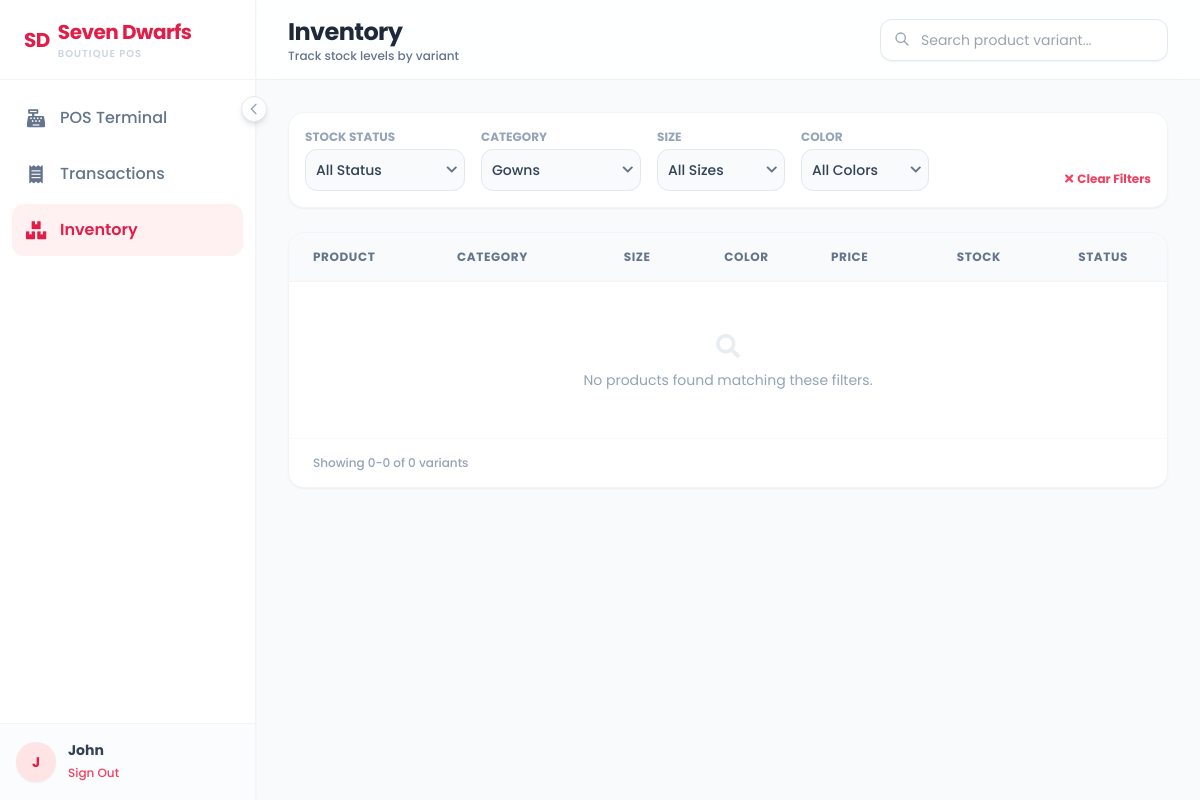
/cashier_inventory.php?category=15 (signed in), run on an earlier commit of the app's database.
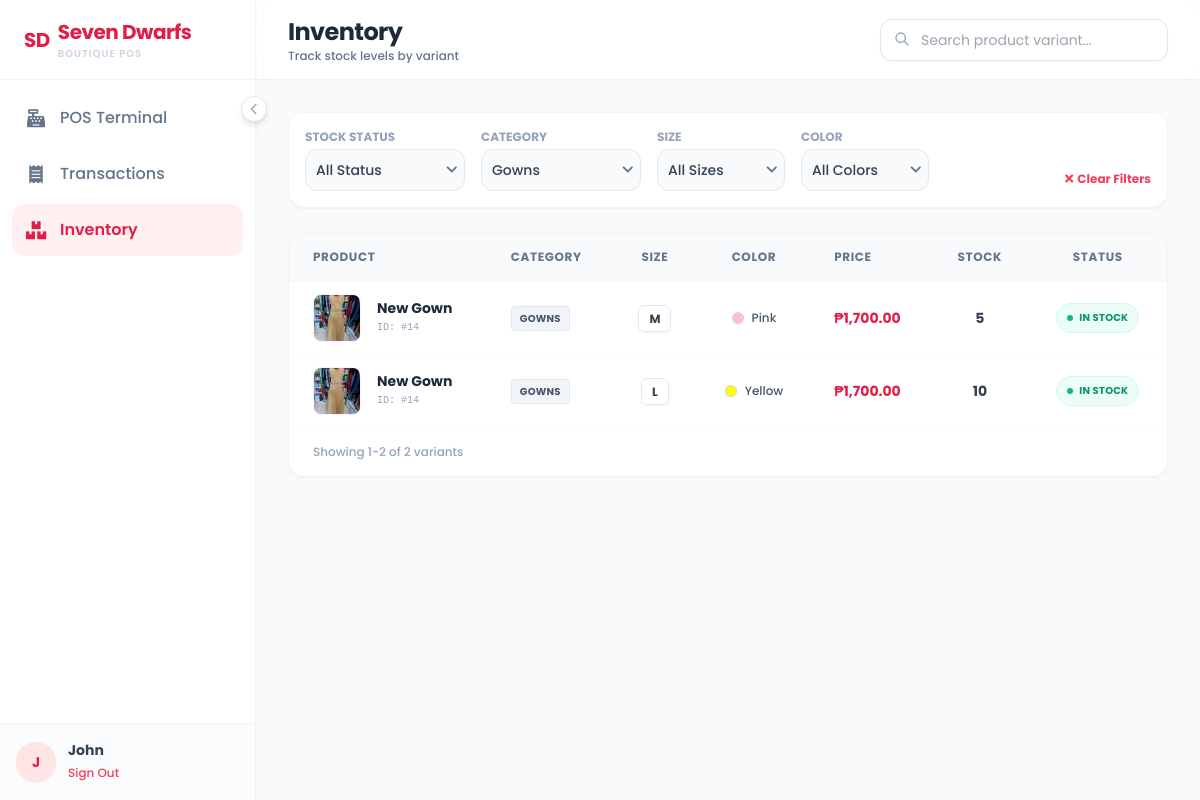
And on a later commit of the database.
### tables this page shows
CREATE TABLE `products` (
  `product_id` int(11) NOT NULL,
  `product_name` varchar(255) DEFAULT NULL,
  `description` text DEFAULT NULL,
  `price_id` int(11) DEFAULT NULL,
  `stocks` int(11) DEFAULT NULL,
  `category_id` int(11) DEFAULT NULL,
  `image_url` text DEFAULT NULL,
  `created_at` timestamp NOT NULL DEFAULT current_timestamp(),
  `supplier_id` int(11) DEFAULT NULL,
  `supplier_price` decimal(10,2) NOT NULL,
  `revenue` decimal(10,2) GENERATED ALWAYS AS (`price_id` - `supplier_price`) STORED,
  `sizes` varchar(255) DEFAULT NULL,
  `colors` varchar(255) DEFAULT NULL
);

CREATE TABLE `categories` (
  `category_id` int(11) NOT NULL,
  `category_code` varchar(10) DEFAULT NULL,
  `category_name` varchar(100) NOT NULL
);

CREATE TABLE `stock` (
  `stock_id` int(11) NOT NULL,
  `product_id` int(11) NOT NULL,
  `current_qty` int(11) DEFAULT 0,
  `color_id` int(11) DEFAULT NULL,
  `size_id` int(11) DEFAULT NULL
);

### cashier_inventory.php (the view, shortened to what the changed rows need)
<?php
require 'conn.php';
$selected_category = $_GET['category'] ?? 'all';
$query = "
    SELECT
        p.product_id,
        p.product_name,
        p.price_id AS price,
        p.supplier_price,
        c.category_name,
        p.image_url,
        COALESCE(sz.size, 'Free Size') as size,
        COALESCE(cl.color, 'Standard') as color,
        s.current_qty AS stock_qty
    FROM products p
    LEFT JOIN categories c ON p.category_id = c.category_id
    LEFT JOIN stock s ON p.product_id = s.product_id
    LEFT JOIN sizes sz ON s.size_id = sz.size_id
    LEFT JOIN colors cl ON s.color_id = cl.color_id
    WHERE 1=1
";
$params = [];
$types = "";
if ($selected_category !== 'all') {
    $query .= " AND p.category_id = ? ";
    $params[] = $selected_category;
    $types .= "i";
}
$query .= " ORDER BY p.product_name ASC, s.current_qty ASC";
$stmt = $conn->prepare($query);
if (!empty($params)) {
    $stmt->bind_param($types, ...$params);
}
$stmt->execute();
$result = $stmt->get_result();
?>
<!DOCTYPE html>
<html lang="en">
<head>
    <script src="https://cdn.tailwindcss.com"></script>
    <link href="https://cdnjs.cloudflare.com/ajax/libs/font-awesome/5.15.3/css/all.min.css" rel="stylesheet"/>
</head>
<body class="flex h-screen overflow-hidden" x-data="{ sidebarOpen: true }">
    <aside id="sidebar" :class="sidebarOpen ? 'w-64' : 'w-20'" class="bg-white border-r border-slate-100 flex flex-col h-full z-30 shadow-sm relative shrink-0">
        <div class="flex items-center justify-between h-20 px-0 pl-6 border-b border-slate-100">
            <div class="flex items-center gap-2 overflow-hidden">
                <div class="sidebar-text" :class="!sidebarOpen && 'opacity-0'">
                    <h1 class="text-xl font-bold text-rose-600 tracking-tight">Seven Dwarfs</h1>
                </div>
            </div>
        </div>
    </aside>
    <main class="flex-1 flex flex-col relative overflow-hidden h-full bg-[#f9fafb]">
        <header class="h-20 glass-header flex items-center justify-between px-8 z-20 shrink-0">
            <div>
                <h2 class="text-2xl font-bold text-slate-800 tracking-tight">Inventory</h2>
            </div>
        </header>
        <div class="flex-1 overflow-y-auto p-8 custom-scroll">
            <div class="bg-white rounded-2xl shadow-sm border border-slate-100 overflow-hidden fade-in-up" style="animation-delay: 0.1s;">
                <div class="overflow-x-auto">
                    <table class="w-full text-sm text-left">
                        <thead class="bg-slate-50 text-slate-500 uppercase text-xs tracking-wider font-semibold border-b border-slate-100">
                            <tr>
                                <th class="px-6 py-4">Product</th>
                                <th class="px-6 py-4">Category</th>
                                <th class="px-6 py-4 text-center">Size</th>
                                <th class="px-6 py-4 text-center">Color</th>
                                <th class="px-6 py-4">Price</th>
                                <th class="px-6 py-4 text-center">Stock</th>
                                <th class="px-6 py-4 text-center">Status</th>
                            </tr>
                        </thead>
                        <tbody id="tableBody" class="divide-y divide-slate-50">
                            <?php if ($result->num_rows > 0): ?>
                                <?php $delay = 0; while ($row = $result->fetch_assoc()):
                                    $imagePath = $row['image_url'];
                                    $img = 'uploads/default.png';
                                    if (!empty($imagePath)) {
                                        if (str_starts_with(trim($imagePath), '[')) {
                                            $decoded = json_decode($imagePath, true);
                                            $img = is_array($decoded) && count($decoded) > 0 ? $decoded[0] : 'uploads/default.png';
                                        } elseif (str_contains($imagePath, ',')) {
                                            $parts = explode(',', $imagePath);
                                            $img = trim($parts[0]);
                                        } else {
                                            $img = trim($imagePath);
                                        }
                                    }
                                    $stock = $row['stock_qty'] ?? 0;
                                    $delay += 0.05;
                                ?>
                                <tr class="hover:bg-rose-50/30 transition-colors group search-row fade-in-up" style="animation-delay: <?= $delay ?>s; animation-fill-mode: forwards;">
                                    <td class="px-6 py-3">
                                        <div class="flex items-center gap-4">
                                            <div class="relative">
                                                <img src="<?= htmlspecialchars($img) ?>" class="w-12 h-12 rounded-lg object-cover border border-slate-100 bg-slate-50 group-hover:scale-105 transition-transform">
                                            </div>
                                            <div>
                                                <div class="font-bold text-slate-800 text-search"><?= htmlspecialchars($row['product_name']) ?></div>
                                                <div class="text-[10px] text-slate-400 font-mono">ID: #<?= $row['product_id'] ?></div>
                                            </div>
                                        </div>
                                    </td>
                                    <td class="px-6 py-3">
                                        <span class="bg-slate-100 text-slate-600 px-2 py-1 rounded text-[10px] font-bold uppercase tracking-wide border border-slate-200">
                                            <?= htmlspecialchars($row['category_name']) ?>
                                        </span>
                                    </td>
                                    <td class="px-6 py-3 text-center">
                                        <span class="text-slate-700 font-bold text-xs border border-slate-200 px-2.5 py-1 rounded-md bg-white shadow-sm">
                                            <?= htmlspecialchars($row['size'] ?? 'N/A') ?>
                                        </span>
                                    </td>
                                    <td class="px-6 py-3 text-center">
                                        <?php if(!empty($row['color'])): ?>
                                            <div class="flex items-center justify-center gap-2">
                                                <div class="w-3 h-3 rounded-full border border-slate-300 shadow-sm" style="background-color: <?= htmlspecialchars($row['color']) ?>;"></div>
                                                <span class="text-xs font-medium text-slate-600"><?= htmlspecialchars($row['color']) ?></span>
                                            </div>
                                        <?php else: ?>
                                            <span class="text-slate-400 text-xs">-</span>
                                        <?php endif; ?>
                                    </td>
                                    <td class="px-6 py-3 font-bold text-rose-600 text-sm">
                                        ₱<?= number_format($row['price'], 2) ?>
                                    </td>
                                    <td class="px-6 py-3 text-center">
                                        <span class="font-bold <?= $stock <= 0 ? 'text-slate-400' : ($stock < 5 ? 'text-amber-500' : 'text-slate-700') ?>"><?= $stock ?></span>
                                    </td>
                                    <td class="px-6 py-3 text-center">
                                        <?php if($stock <= 0): ?>
                                            <span class="inline-flex items-center gap-1.5 px-2.5 py-1 rounded-full text-[10px] font-bold bg-slate-100 text-slate-500 border border-slate-200 uppercase tracking-wide">
                                                <span class="w-1.5 h-1.5 rounded-full bg-slate-400"></span> Out of Stock
                                            </span>
                                        <?php elseif($stock < 5): ?>
                                            <span class="inline-flex items-center gap-1.5 px-2.5 py-1 rounded-full text-[10px] font-bold bg-amber-50 text-amber-600 border border-amber-100 uppercase tracking-wide">
                                                <span class="w-1.5 h-1.5 rounded-full bg-amber-500 animate-pulse"></span> Low Stock
                                            </span>
                                        <?php else: ?>
                                            <span class="inline-flex items-center gap-1.5 px-2.5 py-1 rounded-full text-[10px] font-bold bg-emerald-50 text-emerald-600 border border-emerald-100 uppercase tracking-wide">
                                                <span class="w-1.5 h-1.5 rounded-full bg-emerald-500"></span> In Stock
                                            </span>
                                        <?php endif; ?>
                                    </td>
                                </tr>
                                <?php endwhile; ?>
                            <?php else: ?>
                                <tr>
                                    <td colspan="7" class="px-6 py-12 text-center text-slate-400 text-sm bg-white">
                                        <div class="flex flex-col items-center">
                                            <i class="fas fa-search text-2xl mb-2 opacity-20"></i>
                                            <p>No products found matching these filters.</p>
                                        </div>
                                    </td>
                                </tr>
                            <?php endif; ?>
                        </tbody>
                    </table>
                </div>
                <div class="px-6 py-4 border-t border-slate-50 flex justify-between items-center bg-white" id="paginationContainer">
                    <div class="text-xs text-slate-400 font-medium" id="pageInfo">Showing results</div>
                </div>
            </div>
        </div>
    </main>
</body>
</html>

What changed in the data, as far as the page shows it:
added products: shows a picture, product_name "New Gown", product_id "14", category.category_name "GOWNS", size "M", color "Pink", price "1,700.00", stock.current_qty "5", size "L", color "Yellow", stock.current_qty "10"
Also different on the page:
text written by a page script: "Showing 0-0 of 0 variants" → "Showing 1-2 of 2 variants"
text no longer shown: "No products found matching these filters."
